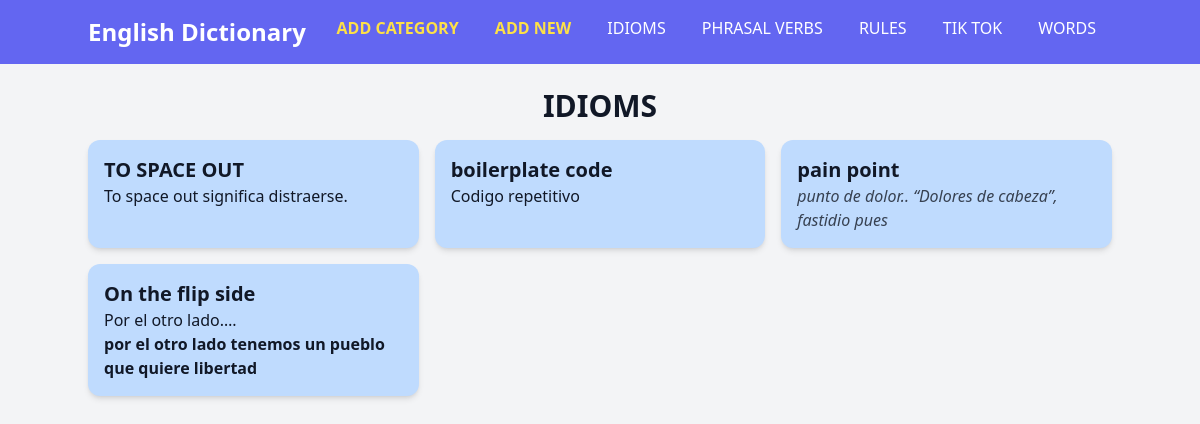
The page /index.php?category=IDIOMS on the database its author committed.
### tables this page shows
CREATE TABLE `categories` (
  `id` int(11) NOT NULL,
  `name` varchar(50) NOT NULL
);

CREATE TABLE `entries` (
  `id` int(11) NOT NULL,
  `title` varchar(255) NOT NULL,
  `content` text NOT NULL,
  `category_id` int(11) NOT NULL,
  `created_at` timestamp NOT NULL DEFAULT current_timestamp()
);

### index.php (the view, shortened to what this page needs)
<?php
include 'config.php';
$stmt = $pdo->query("SELECT * FROM categories");
$categories = $stmt->fetchAll(PDO::FETCH_ASSOC);
$selected_category = isset($_GET['category']) ? $_GET['category'] : 'WORDS';
$entries = [];
if ($selected_category) {
    $stmt = $pdo->prepare("SELECT * FROM entries WHERE category_id = (SELECT id FROM categories WHERE name = ?)");
    $stmt->execute([$selected_category]);
    $entries = $stmt->fetchAll(PDO::FETCH_ASSOC);
}
?>
<!DOCTYPE html>
<html lang="en">
<head>
    <script src="https://cdn.tailwindcss.com"></script>
</head>
<body class="bg-gray-100 text-gray-900">
    <nav class="bg-indigo-500 text-white p-4">
        <div class="container mx-auto flex justify-between">
            <h1 class="text-2xl font-bold"><a href="index.php">English Dictionary</a></h1>
            <div>
                <a href="add_category.php" class="px-4 text-yellow-300 font-bold">ADD CATEGORY</a>
                <a href="add.php" class="px-4 text-yellow-300 font-bold">ADD NEW</a>
                <?php foreach ($categories as $category): ?>
                    <a href="index.php?category=<?= urlencode($category['name']) ?>" class="px-4"><?= htmlspecialchars($category['name']) ?></a>
                <?php endforeach; ?>
            </div>
        </div>
    </nav>
    <div class="container mx-auto mt-6">
        <?php if ($selected_category && !empty($entries)): ?>
            <h2 class="text-3xl text-center font-bold mb-4"><?= $selected_category ? htmlspecialchars($selected_category) : 'Please select a category' ?></h2>
            <div class="flex justify-center bg-gray-100">
                <div class="grid grid-cols-1 md:grid-cols-2 lg:grid-cols-3 gap-4">
                    <?php foreach ($entries as $entry): ?>
                        <div class="bg-blue-200 p-4 rounded-xl shadow-md">
                            <h3 class="text-xl font-bold"><?php echo $entry['title']; ?></h3>
                            <p class="text-gray-700 italic"><?php echo $entry['content']; ?></p>
                        </div>
                    <?php endforeach; ?>
                </div>
            </div>
        <?php elseif ($selected_category): ?>
            <p class="mt-4 text-gray-500">No entries found in this category.</p>
        <?php else: ?>
        <?php endif; ?>
    </div>
</body>
</html>

### rows shown on the page
categories: name "IDIOMS"
categories: name "PHRASAL VERBS"
categories: name "RULES"
categories: name "TIK TOK"
categories: name "WORDS"
entries: title "TO SPACE OUT", content "To space out significa distraerse."
entries: title "boilerplate code", content "Codigo repetitivo"
entries: title "pain point", content "punto de dolor.. “Dolores de cabeza”, fastidio pues"
entries: title "On the flip side", content "Por el otro lado…. por el otro lado tenemos un pueblo que quiere libertad"

### other values the page prints
$selected_category "IDIOMS"
